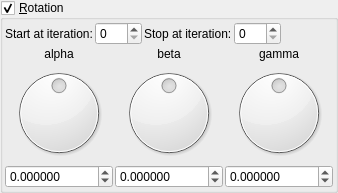
    <widget class="MyGroupBox" name="groupCheck_mandelbox_main_rotation_enabled">
     <property name="title">
      <string>&amp;Rotation</string>
     </property>
     <property name="checkable">
      <bool>true</bool>
     </property>
     <layout class="QVBoxLayout" name="verticalLayout_8" stretch="0,0">
      <property name="spacing">
       <number>2</number>
      </property>
      <property name="leftMargin">
       <number>2</number>
      </property>
      <property name="topMargin">
       <number>2</number>
      </property>
      <property name="rightMargin">
       <number>2</number>
      </property>
      <property name="bottomMargin">
       <number>2</number>
      </property>
      <item>
       <layout class="QGridLayout" name="gridLayout_9">
        <item row="0" column="0">
         <widget class="QLabel" name="label_47">
          <property name="text">
           <string>Start at iteration:</string>
          </property>
         </widget>
        </item>
        <item row="0" column="6">
         <spacer name="horizontalSpacer_5">
          <property name="orientation">
           <enum>Qt::Horizontal</enum>
          </property>
          <property name="sizeHint" stdset="0">
           <size>
            <width>40</width>
            <height>20</height>
           </size>
          </property>
         </spacer>
        </item>
        <item row="0" column="1">
         <widget class="MySpinBox" name="spinboxInt_transf_start_iterations_C">
          <property name="sizePolicy">
           <sizepolicy hsizetype="Minimum" vsizetype="Maximum">
            <horstretch>0</horstretch>
            <verstretch>0</verstretch>
           </sizepolicy>
          </property>
          <property name="maximum">
           <number>999</number>
          </property>
         </widget>
        </item>
        <item row="0" column="2">
         <widget class="QLabel" name="label_48">
          <property name="text">
           <string>Stop at iteration:</string>
          </property>
         </widget>
        </item>
        <item row="0" column="3">
         <widget class="MySpinBox" name="spinboxInt_transf_stop_iterations_C">
          <property name="sizePolicy">
           <sizepolicy hsizetype="Minimum" vsizetype="Maximum">
            <horstretch>0</horstretch>
            <verstretch>0</verstretch>
           </sizepolicy>
          </property>
          <property name="maximum">
           <number>999</number>
          </property>
         </widget>
        </item>
       </layout>
      </item>
      <item>
       <layout class="QGridLayout" name="gridLayout_10">
        <property name="spacing">
         <number>2</number>
        </property>
        <item row="1" column="2">
         <widget class="QLabel" name="label_49">
          <property name="text">
           <string notr="true">gamma</string>
          </property>
          <property name="alignment">
           <set>Qt::AlignCenter</set>
          </property>
         </widget>
        </item>
        <item row="1" column="1">
         <widget class="QLabel" name="label_50">
          <property name="text">
           <string notr="true">beta</string>
          </property>
          <property name="alignment">
           <set>Qt::AlignCenter</set>
          </property>
         </widget>
        </item>
        <item row="1" column="0">
         <widget class="QLabel" name="label_51">
          <property name="text">
           <string notr="true">alpha</string>
          </property>
          <property name="alignment">
           <set>Qt::AlignCenter</set>
          </property>
         </widget>
        </item>
        <item row="2" column="1">
         <widget class="QDial" name="dial3_mandelbox_rotation_main_y">
          <property name="minimum">
           <number>-18000</number>
          </property>
          <property name="maximum">
           <number>18000</number>
          </property>
          <property name="wrapping">
           <bool>true</bool>
          </property>
         </widget>
        </item>
        <item row="2" column="2">
         <widget class="QDial" name="dial3_mandelbox_rotation_main_z">
          <property name="minimum">
           <number>-18000</number>
          </property>
          <property name="maximum">
           <number>18000</number>
          </property>
          <property name="wrapping">
           <bool>true</bool>
          </property>
         </widget>
        </item>
        <item row="3" column="0">
         <widget class="MyDoubleSpinBox" name="spinboxd3_mandelbox_rotation_main_x">
          <property name="sizePolicy">
           <sizepolicy hsizetype="Minimum" vsizetype="Maximum">
            <horstretch>0</horstretch>
            <verstretch>0</verstretch>
           </sizepolicy>
          </property>
          <property name="prefix">
           <string/>
          </property>
          <property name="suffix">
           <string/>
          </property>
          <property name="decimals">
           <number>6</number>
          </property>
          <property name="minimum">
           <double>-36000.000000000000000</double>
          </property>
          <property name="maximum">
           <double>36000.000000000000000</double>
          </property>
          <property name="singleStep">
           <double>1.000000000000000</double>
          </property>
         </widget>
        </item>
        <item row="2" column="0">
         <widget class="QDial" name="dial3_mandelbox_rotation_main_x">
          <property name="minimum">
           <number>-18000</number>
          </property>
          <property name="maximum">
           <number>18000</number>
          </property>
          <property name="wrapping">
           <bool>true</bool>
          </property>
         </widget>
        </item>
        <item row="3" column="2">
         <widget class="MyDoubleSpinBox" name="spinboxd3_mandelbox_rotation_main_z">
          <property name="sizePolicy">
           <sizepolicy hsizetype="Minimum" vsizetype="Maximum">
            <horstretch>0</horstretch>
            <verstretch>0</verstretch>
           </sizepolicy>
          </property>
          <property name="prefix">
           <string/>
          </property>
          <property name="suffix">
           <string/>
          </property>
          <property name="decimals">
           <number>6</number>
          </property>
          <property name="minimum">
           <double>-36000.000000000000000</double>
          </property>
          <property name="maximum">
           <double>36000.000000000000000</double>
          </property>
          <property name="singleStep">
           <double>1.000000000000000</double>
          </property>
         </widget>
        </item>
        <item row="3" column="1">
         <widget class="MyDoubleSpinBox" name="spinboxd3_mandelbox_rotation_main_y">
          <property name="sizePolicy">
           <sizepolicy hsizetype="Minimum" vsizetype="Maximum">
            <horstretch>0</horstretch>
            <verstretch>0</verstretch>
           </sizepolicy>
          </property>
          <property name="prefix">
           <string/>
          </property>
          <property name="suffix">
           <string/>
          </property>
          <property name="decimals">
           <number>6</number>
          </property>
          <property name="minimum">
           <double>-36000.000000000000000</double>
          </property>
          <property name="maximum">
           <double>36000.000000000000000</double>
          </property>
          <property name="singleStep">
           <double>1.000000000000000</double>
          </property>
         </widget>
        </item>
       </layout>
      </item>
     </layout>
    </widget>
